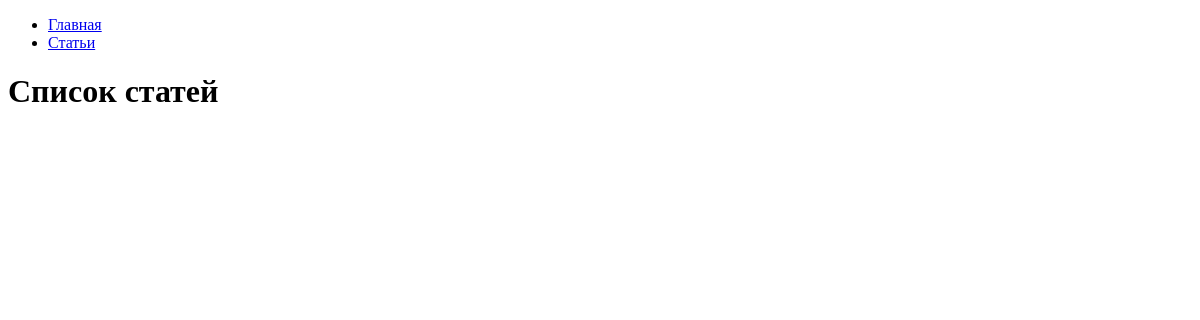
/articles/, run on an earlier commit of the app's database.
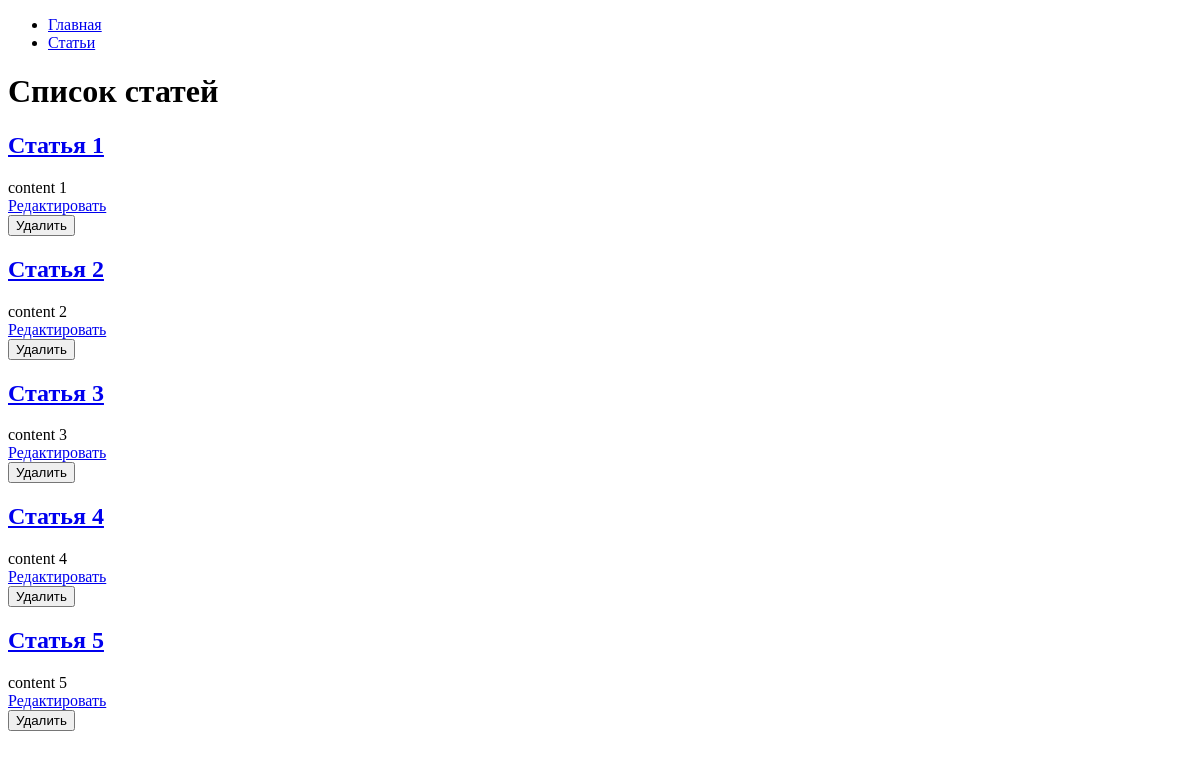
And on a later commit of the database.
### hexlet_django_blog/article/models.py (models this page shows, shortened)
class Article(models.Model):
    name = models.CharField(max_length=200) #название статьи
    body = models.TextField() #тело статьи
    created_at = models.DateTimeField(auto_now_add=True) #для хранения даты и времени создания записи
    updated_at = models.DateTimeField(auto_now=True) #для хранения даты и времени последнего изменения записи

### hexlet_django_blog/article/views.py (the view)
# urls.py: path("", IndexView.as_view(), name='index'),
class IndexView(View):
    def get(self, request, *args, **kwargs):
        articles = Article.objects.all()[:25]
        return render(
            request,
            "articles/index.html",
            context={
                "articles": articles,
            },
        )

### hexlet_django_blog/templates/articles/index.html (shortened to what this page needs)
{% extends "base.html" %}
{% block content %}
    <h1>Список статей</h1>
    {% for article in articles %}
        <h2>
            <a href="{% url 'articles:article_detail' id=article.id %}">{{ article.name }}</a>
        </h2>
        <div>{{ article.body|slice:":200" }}</div>
        <a href="{% url 'articles:articles_update' article.id %}">Редактировать</a>
        <form action="{% url 'articles:articles_delete' article.id %}" method="post">
            <input type="submit" value="Удалить">
        </form>
    {% endfor %}
{% endblock %}

What changed in the data, as far as the page shows it:
added Article: name "Статья 1", body "content 1"
added Article: name "Статья 2", body "content 2"
added Article: name "Статья 3", body "content 3"
added Article: name "Статья 4", body "content 4"
added Article: name "Статья 5", body "content 5"
